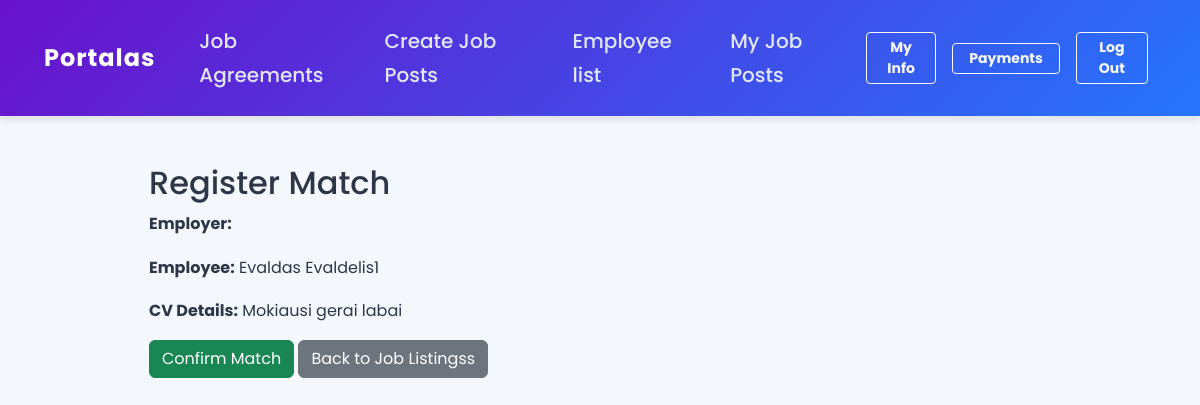
Page /employer/register_match/1/ (signed in) on the committed database.
### employee/models.py (models this page shows, shortened)
class Employee(models.Model):
    user = models.OneToOneField(User, on_delete=models.CASCADE)  # Link to User
    employee_name = models.CharField(max_length=255)
    employee_surname = models.CharField(max_length=255, blank=True, null=True,default="Unknown")  # New field
    email = models.EmailField()
    citizenship = models.CharField(max_length=100, blank=True, null=True, default="Unknown")  # New field
    national_id = models.IntegerField( blank=True, null=True, unique=True)
    receive_special_offers = models.BooleanField(default=False,)  # New field
    phone_number = models.CharField(max_length=20, blank=True, null=True, default="Unknown")  # New field
    '''banko saskaita, gyvenamosios vietos adresas, artimo zmogaus kontaktai (tel nr) '''
    is_email_verified = models.BooleanField(default=False)

class CV(models.Model):
    employee = models.OneToOneField(Employee, on_delete=models.CASCADE)  # Ensures one CV per employee
    education = models.TextField()
    experience = models.TextField()
    skills = models.TextField()
    created_at = models.DateTimeField(auto_now_add=True)
    name_surname = models.CharField(max_length=255, verbose_name="NAME, SURNAME")
    date_and_place_of_birth = models.CharField(max_length=255, verbose_name="DATE AND PLACE OF BIRTH")
    place_of_residence = models.CharField(max_length=255, verbose_name="PLACE OF RESIDENCE")
    contacts = models.CharField(max_length=255, verbose_name="CONTACTS")
    languages = models.TextField(verbose_name="LANGUAGES")
    civil_status = models.CharField(max_length=255, verbose_name="CIVIL STATUS")
    professional_experience = models.TextField(verbose_name="PROFESSIONAL EXPERIENCE")
    other_relevant_information = models.TextField(verbose_name="OTHER RELEVANT INFORMATION")
    characteristics = models.TextField(verbose_name="CHARACTERISTICS")
    hobby = models.TextField(verbose_name="HOBBY")
    attachment = models.FileField(upload_to='cv_attachments/', blank=True, null=True, verbose_name="Attachment")
    applications = models.ManyToManyField("employer.JobPost", through="JobApplication", blank=True)
    """Dominancios darbo vietos """

### employer/views.py (the view)
# urls.py: path('register_match/<int:cv_id>/', views.register_match, name='register_match'),
@login_required
def register_match(request, cv_id):
    cv = get_object_or_404(CV, id=cv_id)
    employee = cv.employee
    employer = get_object_or_404(Employer, user=request.user)
    job_post = JobPost.objects.filter(employer=employer).first()  # Adjust logic as needed
    existing_assignment = EmployeeAssignment.objects.filter(
        employer=employer,
        employee=employee,
        job_post=job_post,
        status='active'
    ).first()
    context = {
        "employer": employer,
        "employee": employee,
        "cv": cv,
        "job_post": job_post,  # Ensure this is passed to the template
        "existing_assignment": existing_assignment,
    }
    return render(request, "employer/register_match.html", context)

### employee/context_processors.py (called while the page is built)
def base_template(request):
    if request.user.is_authenticated:
        if hasattr(request.user, 'employee'):
            return {'base_template': 'base_employee.html'}
        elif hasattr(request.user, 'employer'):
            return {'base_template': 'base_employer.html'}
    return {'base_template': 'base.html'}

### employer/templates/employer/register_match.html (shortened to what this page needs)
{% extends "base_employer.html" %}
{% block content %}
<div class="container">
    <h2>Register Match</h2>
    {% if employer and employee %}
        <p><strong>Employer:</strong> {{ employer.name }}</p>
        <p><strong>Employee:</strong> {{ employee.employee_name }}</p>
        <p><strong>CV Details:</strong> {{ cv.education }}</p>
        {% if existing_assignment %}
            <p class="text-warning">This employee is already assigned to you.</p>
        {% else %}
            <a href="{% url 'employer:confirm_match' cv.id job_post.id %}" class="btn btn-success">Confirm Match</a>
        {% endif %}
    {% else %}
        <p>Match details could not be found.</p>
    {% endif %}
    <a href="{% url 'employer:employer_job_posts1'%}" class="btn btn-secondary">Back to Job Listingss</a>
</div>
{% endblock %}

### static/css/styles.css (style rules this page uses)
body { font-family: 'Poppins', sans-serif; margin: 0; padding: 0; background-color: #f4f7fc; color: #2d3748; line-height: 1.7; }

### rows in the picture
Employee: employee_name "Evaldas Evaldelis1"
CV: education "Mokiausi gerai labai"
